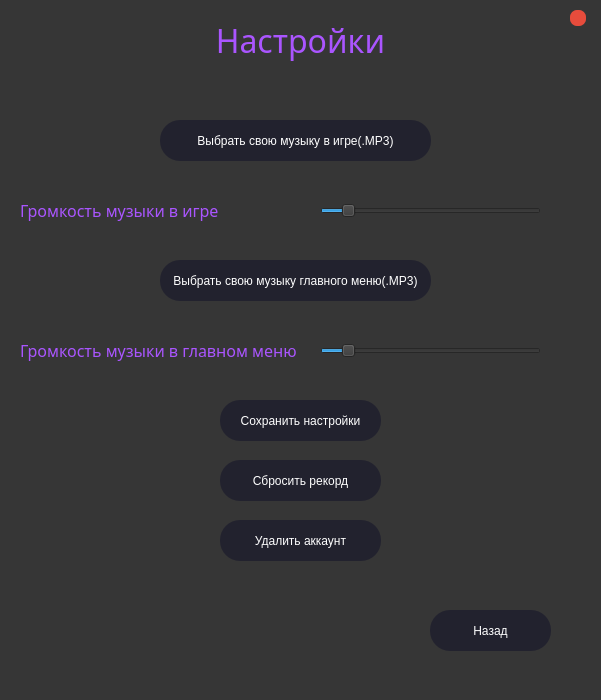
<?xml version="1.0" encoding="UTF-8"?>
<ui version="4.0">
 <class>Settings</class>
 <widget class="QMainWindow" name="Settings">
  <property name="geometry">
   <rect>
    <x>0</x>
    <y>0</y>
    <width>601</width>
    <height>700</height>
   </rect>
  </property>
  <property name="windowTitle">
   <string>MainWindow</string>
  </property>
  <property name="styleSheet">
   <string notr="true">background-color: rgb(54, 54, 54);</string>
  </property>
  <widget class="QWidget" name="centralwidget">
   <property name="styleSheet">
    <string notr="true"/>
   </property>
   <widget class="QLabel" name="label_up1">
    <property name="geometry">
     <rect>
      <x>10</x>
      <y>10</y>
      <width>581</width>
      <height>61</height>
     </rect>
    </property>
    <property name="font">
     <font>
      <family>Century Gothic</family>
      <pointsize>24</pointsize>
     </font>
    </property>
    <property name="styleSheet">
     <string notr="true">color: rgb(170, 85, 255);</string>
    </property>
    <property name="text">
     <string>Настройки</string>
    </property>
    <property name="alignment">
     <set>Qt::AlignCenter</set>
    </property>
   </widget>
   <widget class="QLabel" name="label">
    <property name="geometry">
     <rect>
      <x>20</x>
      <y>200</y>
      <width>231</width>
      <height>21</height>
     </rect>
    </property>
    <property name="font">
     <font>
      <family>Century Gothic</family>
      <pointsize>12</pointsize>
     </font>
    </property>
    <property name="styleSheet">
     <string notr="true">color: rgb(170, 85, 255);</string>
    </property>
    <property name="text">
     <string>Громкость музыки в игре</string>
    </property>
   </widget>
   <widget class="QSlider" name="volume_slider_game">
    <property name="geometry">
     <rect>
      <x>320</x>
      <y>200</y>
      <width>221</width>
      <height>22</height>
     </rect>
    </property>
    <property name="maximum">
     <number>100</number>
    </property>
    <property name="value">
     <number>10</number>
    </property>
    <property name="orientation">
     <enum>Qt::Horizontal</enum>
    </property>
   </widget>
   <widget class="QPushButton" name="save_setting">
    <property name="geometry">
     <rect>
      <x>220</x>
      <y>400</y>
      <width>161</width>
      <height>41</height>
     </rect>
    </property>
    <property name="styleSheet">
     <string notr="true">background-color: #22222e;
border: 20px sold #f66867;
color: rgb(255, 255, 255);
border-radius: 20;
</string>
    </property>
    <property name="text">
     <string>Сохранить настройки</string>
    </property>
   </widget>
   <widget class="QPushButton" name="delete_account">
    <property name="geometry">
     <rect>
      <x>220</x>
      <y>520</y>
      <width>161</width>
      <height>41</height>
     </rect>
    </property>
    <property name="styleSheet">
     <string notr="true">background-color: #22222e;
border: 20px sold #f66867;
color: rgb(255, 255, 255);
border-radius: 20;
</string>
    </property>
    <property name="text">
     <string>Удалить аккаунт</string>
    </property>
   </widget>
   <widget class="QPushButton" name="back_">
    <property name="geometry">
     <rect>
      <x>430</x>
      <y>610</y>
      <width>121</width>
      <height>41</height>
     </rect>
    </property>
    <property name="styleSheet">
     <string notr="true">background-color: #22222e;
border: 20px sold #f66867;
color: rgb(255, 255, 255);
border-radius: 20;
</string>
    </property>
    <property name="text">
     <string>Назад</string>
    </property>
   </widget>
   <widget class="QLabel" name="label_2">
    <property name="geometry">
     <rect>
      <x>20</x>
      <y>340</y>
      <width>291</width>
      <height>21</height>
     </rect>
    </property>
    <property name="font">
     <font>
      <family>Century Gothic</family>
      <pointsize>12</pointsize>
     </font>
    </property>
    <property name="styleSheet">
     <string notr="true">color: rgb(170, 85, 255);
</string>
    </property>
    <property name="text">
     <string>Громкость музыки в главном меню</string>
    </property>
   </widget>
   <widget class="QSlider" name="volume_slider_main">
    <property name="geometry">
     <rect>
      <x>320</x>
      <y>340</y>
      <width>221</width>
      <height>22</height>
     </rect>
    </property>
    <property name="maximum">
     <number>100</number>
    </property>
    <property name="value">
     <number>10</number>
    </property>
    <property name="orientation">
     <enum>Qt::Horizontal</enum>
    </property>
   </widget>
   <widget class="QPushButton" name="choice_music_game">
    <property name="geometry">
     <rect>
      <x>160</x>
      <y>120</y>
      <width>271</width>
      <height>41</height>
     </rect>
    </property>
    <property name="styleSheet">
     <string notr="true">background-color: #22222e;
border: 20px sold #f66867;
color: rgb(255, 255, 255);
border-radius: 20;
</string>
    </property>
    <property name="text">
     <string>Выбрать свою музыку в игре(.MP3)</string>
    </property>
   </widget>
   <widget class="QPushButton" name="choice_music_main">
    <property name="geometry">
     <rect>
      <x>160</x>
      <y>260</y>
      <width>271</width>
      <height>41</height>
     </rect>
    </property>
    <property name="styleSheet">
     <string notr="true">background-color: #22222e;
border: 20px sold #f66867;
color: rgb(255, 255, 255);
border-radius: 20;
</string>
    </property>
    <property name="text">
     <string>Выбрать свою музыку главного меню(.MP3)</string>
    </property>
   </widget>
   <widget class="QPushButton" name="button_exit">
    <property name="geometry">
     <rect>
      <x>570</x>
      <y>10</y>
      <width>16</width>
      <height>16</height>
     </rect>
    </property>
    <property name="styleSheet">
     <string notr="true">border-radius: 7px;
background-color: rgb(231, 76, 60);</string>
    </property>
    <property name="text">
     <string/>
    </property>
   </widget>
   <widget class="QPushButton" name="reset_best_score">
    <property name="geometry">
     <rect>
      <x>220</x>
      <y>460</y>
      <width>161</width>
      <height>41</height>
     </rect>
    </property>
    <property name="styleSheet">
     <string notr="true">background-color: #22222e;
border: 20px sold #f66867;
color: rgb(255, 255, 255);
border-radius: 20;
</string>
    </property>
    <property name="text">
     <string>Сбросить рекорд</string>
    </property>
   </widget>
  </widget>
 </widget>
 <resources/>
 <connections/>
</ui>
